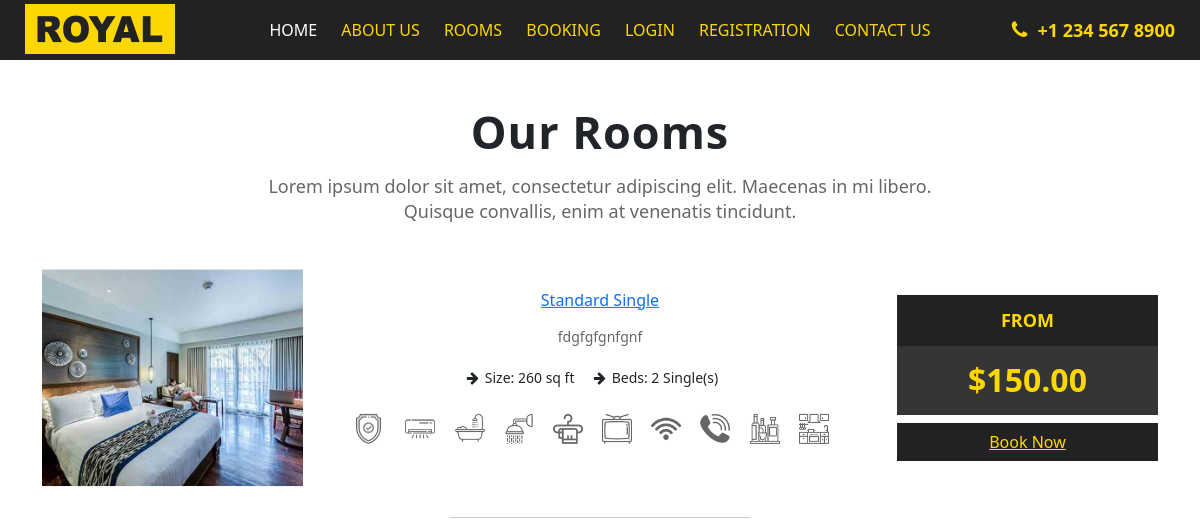
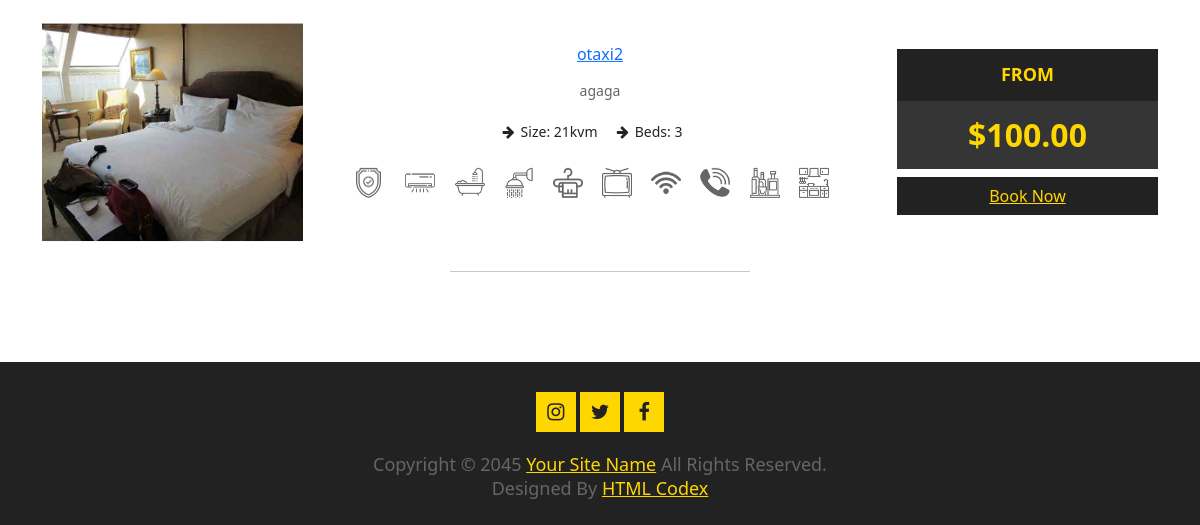
The page /room on the database as committed earlier (2 pictures, top to bottom).
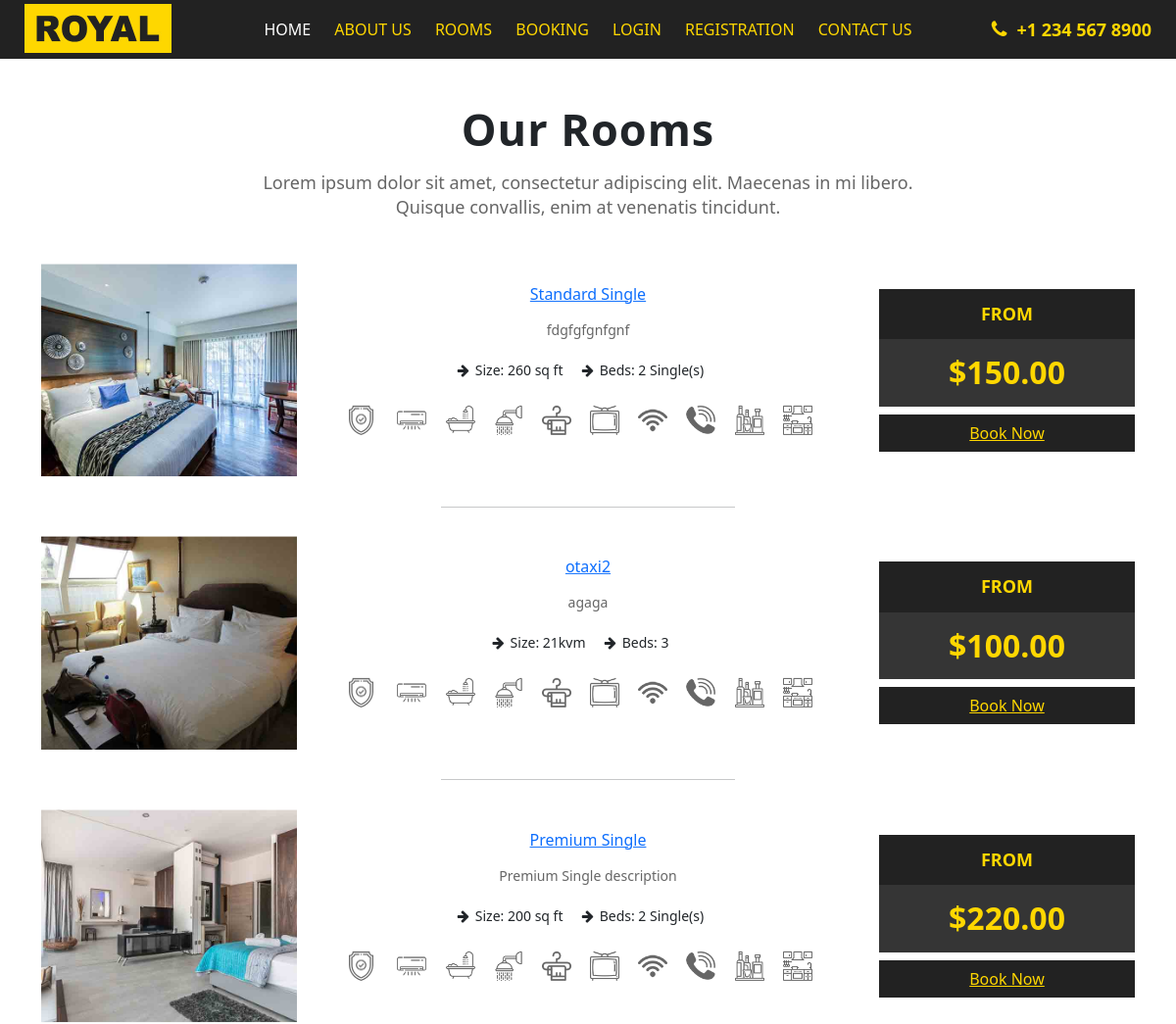
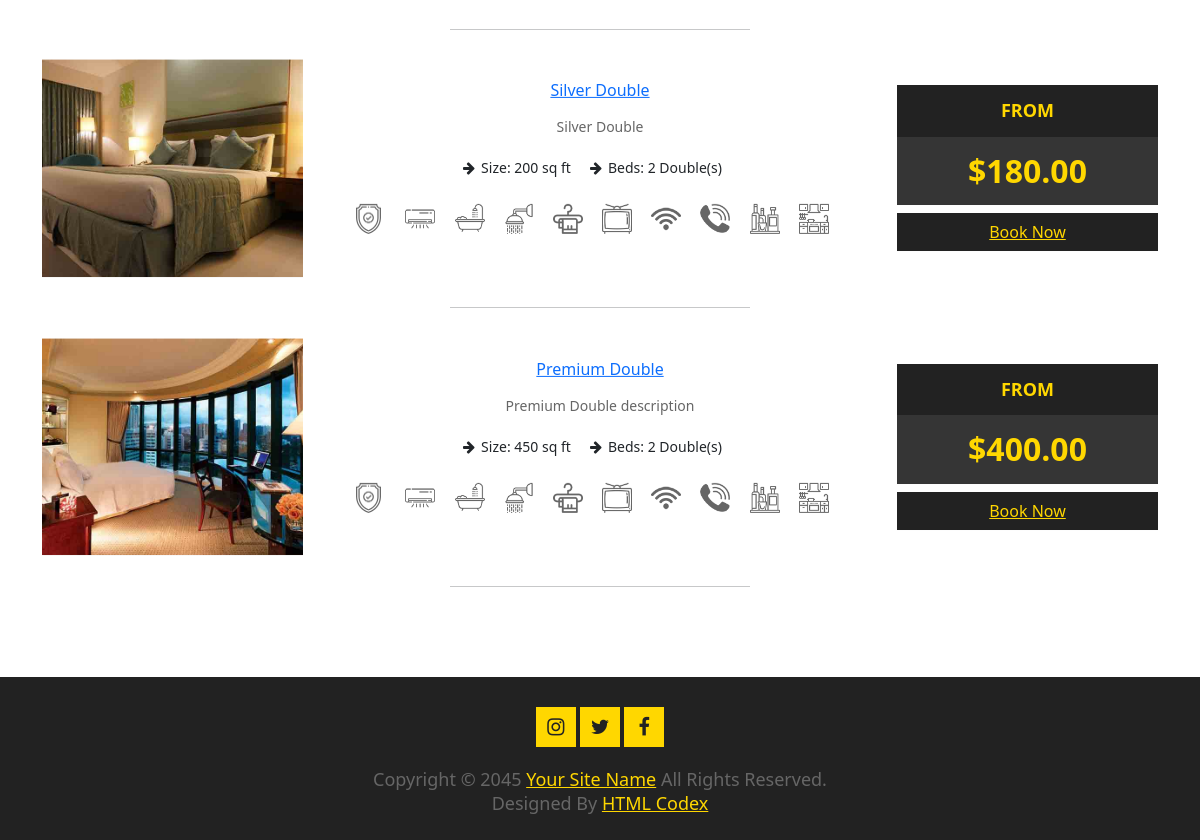
The same page on the database as committed later (2 pictures, top to bottom).
### hotelapp/models.py (models this page shows, shortened)
class Room(models.Model):
    name = models.CharField(max_length=100)
    size = models.CharField(max_length=50)
    beds = models.CharField(max_length=50)
    description = models.TextField()
    room_img = models.CharField(max_length=30)
    price = models.DecimalField(max_digits=8, decimal_places=2)
    modal_name = models.CharField(max_length=50, blank=True, null=True)
    modal_description = models.TextField(blank=True, null=True)
    modal_images = models.ManyToManyField('RoomImage', related_name='rooms')

### hotelapp/views.py (the view)
# urls.py: path('room', views.room, name='room'),
def room(request):
    rooms = Room.objects.all()
    modal_images = []
    for room in rooms:
        images = room.modal_images.all()
        for image in images:
            modal_images.append(image.image.url)
    context = {
        'rooms': rooms,
        'modal_images': modal_images,
    }
    return render(request, 'room.html', context)

### templates/room.html (shortened to what this page needs)
{% extends 'base.html' %}
{% load static %}
{% block content %}
        <div id="rooms">
            <div class="container">
                <div class="section-header">
                    <h2>Our Rooms</h2>
                    <p>
                        Lorem ipsum dolor sit amet, consectetur adipiscing elit. Maecenas in mi libero. Quisque convallis, enim at venenatis tincidunt.
                    </p>
                </div>
                {% for room in rooms %}
                <div class="row">
                    <div class="col-md-12">
                        <div class="row">
                            <div class="col-md-3">
                                <div class="room-img">
                                    <div class="box12">
                                        <img src="static/website/img/room/{{ room.room_img }}">
                                    </div>
                                </div>
                            </div>
                            <div class="col-md-6">
                                <div class="room-des">
                                    <h3><a href="#" data-toggle="modal" data-target="#modal-{{ room.id }}">{{ room.name }}</a></h3>
                                    <p>{{ room.description }}</p>
                                    <ul class="room-size">
                                        <li><i class="fa fa-arrow-right"></i>Size: {{ room.size }} </li>
                                        <li><i class="fa fa-arrow-right"></i>Beds: {{ room.beds }} </li>
                                    </ul>
                                    <ul class="room-icon">
                                        <li class="icon-1"></li>
                                        <li class="icon-2"></li>
                                        <li class="icon-3"></li>
                                        <li class="icon-4"></li>
                                        <li class="icon-5"></li>
                                        <li class="icon-6"></li>
                                        <li class="icon-7"></li>
                                        <li class="icon-8"></li>
                                        <li class="icon-9"></li>
                                        <li class="icon-10"></li>
                                    </ul>
                                </div>
                            </div>
                            <div class="col-md-3">
                                <div class="room-rate">
                                    <h3>From</h3>
                                    <h1 style="font-size: 32px;">${{ room.price }}</h1>
                                    <a href="#">Book Now</a>
                                </div>
                            </div>
                        </div>
                        <hr>
                    </div>
                </div>
                {% endfor %}
            </div>
        </div>
{% endblock %}

### templates/base.html (shortened to what this page needs)
<!DOCTYPE html>
<html lang="en">
    <head>
        {% load static %}
        <link href="{% static 'website/vendor/bootstrap/css/bootstrap.min.css' %}" rel="stylesheet">
        <link href="{% static 'website/vendor/font-awesome/css/font-awesome.min.css' %}" rel="stylesheet">
        <link href="{% static 'website/vendor/animate/animate.min.css' %}" rel="stylesheet">
        <link href="{% static 'website/vendor/slick/slick.css' %}" rel="stylesheet">
        <link href="{% static 'website/vendor/slick/slick-theme.css' %}" rel="stylesheet">
        <link href="{% static 'website/vendor/tempusdominus/css/tempusdominus-bootstrap-4.min.css' %}" rel="stylesheet" />
        <link href="{% static 'website/css/hover-style.css' %}" rel="stylesheet">
        <link href="{% static 'website/css/style.css' %}" rel="stylesheet">
        <link href="https://cdn.jsdelivr.net/npm/bootstrap@5.3.3/dist/css/bootstrap.min.css" rel="stylesheet">
    </head>
    <body>
        <header id="header">
            <a href="/" class="logo"><img src="{% static 'website/img/logo.jpg' %}" alt="logo"></a>
            <div class="phone"><i class="fa fa-phone"></i>+1 234 567 8900</div>
            <nav class="main-menu top-menu">
                <ul>
                    <li class="active"><a href="/">Home</a></li>
                    <li><a href="about">About Us</a></li>
                    <li><a href="room">Rooms</a></li>
                    <li><a href="search_available_rooms">Booking</a></li>
                    {% if user.is_authenticated %}
                    <li><a href="logout">Logout</a></li>
                    <li><a href="profile">Profile</a></li>
                    {% else %}
                    <li><a href="login">Login</a></li>
                    <li><a href="register">Registration</a></li>
                    {% endif %}
                    <li><a href="contact">Contact Us</a></li>
                </ul>
            </nav>
        </header>
{% block content %}{% endblock %}
        <div id="footer">
            <div class="container">
                <div class="row">
                    <div class="col-12">
                        <div class="social">
                            <a href=""><li class="fa fa-instagram"></li></a>
                            <a href=""><li class="fa fa-twitter"></li></a>
                            <a href=""><li class="fa fa-facebook-f"></li></a>
                        </div>
                    </div>
                    <div class="col-12">
                        <p>Copyright &#169; 2045 <a href="">Your Site Name</a> All Rights Reserved.</p>
						<p>Designed By <a href="https://htmlcodex.com">HTML Codex</a></p>
                    </div>
                </div>
            </div>
        </div>
    </body>
</html>

### static/website/css/hover-style.css (style rules this page uses)
.box1,.box11,.box12,.box13,.box14,.box16,.box17,.box18,.box2,.box20,.box21,.box3,.box4,.box5,.box5 .icon li a,.box6,.box7,.box8 { overflow:hidden }
body { background-color:#f1f1f2 }
.box10,.box11,.box12,.box14,.box4,.box5,.box6,.box7,.box9 { box-shadow:0 0 3px rgba(0,0,0,.3) }
.box10 .icon li a,.box11,.box12,.box13,.box14,.box6 .icon li a,.box7,.box7 .icon li a,.box8,.box8 .icon li a { text-align:center }
.box12 { position:relative }
.box12 .box-content,.box12:after { position:absolute;transition:all .3s ease 0s }
.box12:after { content:"";width:65%;background:rgba(28,28,28,.8);padding-bottom:65%;opacity:0;top:50%;left:50%;transform:rotate(0) translate(-50%,-50%);transform-origin:0 0 0 }
.box12 img { width:100%;height:auto }

Rows that differ between the two databases and show on the page:
added Room: room_img (picture), name "Premium Single", description "Premium Single description", size "200 sq ft", beds "2 Single(s)", price "220.00"
added Room: room_img (picture), name "Silver Double", description "Silver Double", size "200 sq ft", beds "2 Double(s)", price "180.00"
added Room: room_img (picture), name "Premium Double", description "Premium Double description", size "450 sq ft", beds "2 Double(s)", price "400.00"
